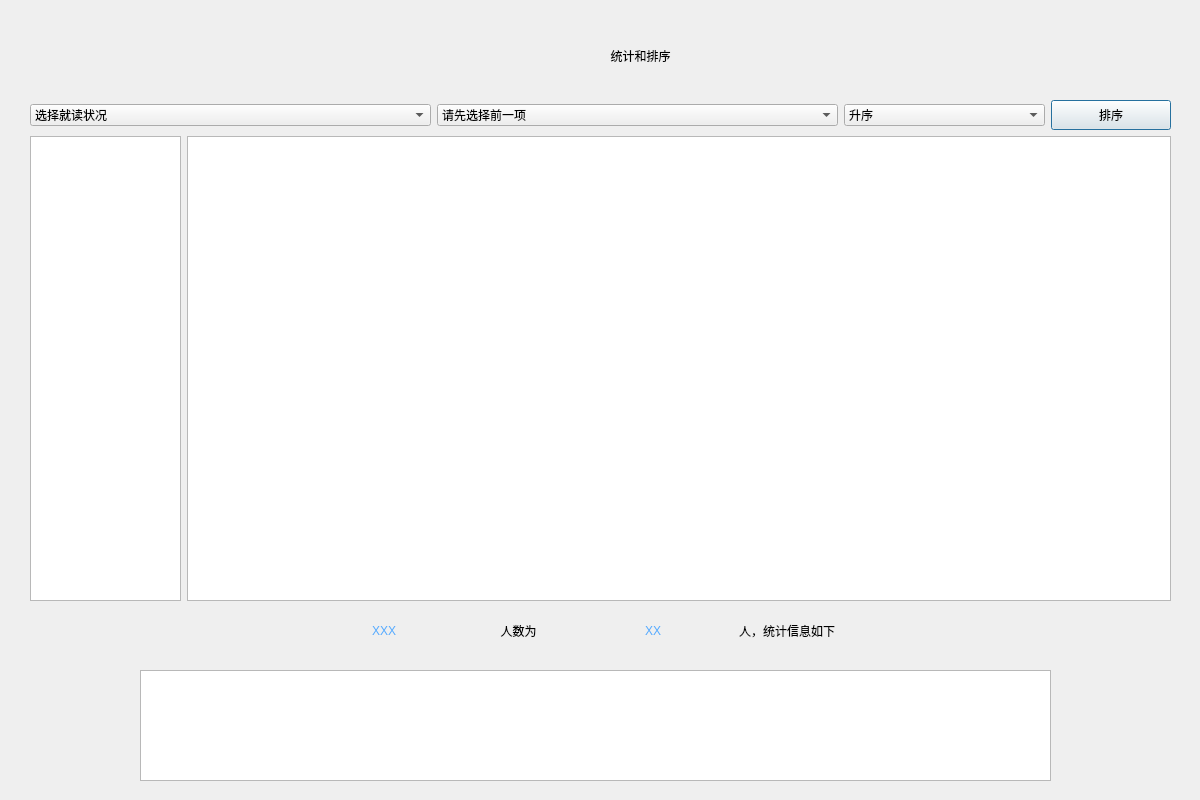
<?xml version="1.0" encoding="UTF-8"?>
<ui version="4.0">
 <class>sortstu</class>
 <widget class="QDialog" name="sortstu">
  <property name="geometry">
   <rect>
    <x>0</x>
    <y>0</y>
    <width>1200</width>
    <height>800</height>
   </rect>
  </property>
  <property name="sizePolicy">
   <sizepolicy hsizetype="Fixed" vsizetype="Fixed">
    <horstretch>0</horstretch>
    <verstretch>0</verstretch>
   </sizepolicy>
  </property>
  <property name="windowTitle">
   <string>Dialog</string>
  </property>
  <property name="windowIcon">
   <iconset resource="images.qrc">
    <normaloff>:/images/favicon.ico</normaloff>:/images/favicon.ico</iconset>
  </property>
  <property name="styleSheet">
   <string notr="true">background-image: url(:/images/chunSe.gif);</string>
  </property>
  <widget class="QLabel" name="label">
   <property name="geometry">
    <rect>
     <x>520</x>
     <y>30</y>
     <width>241</width>
     <height>51</height>
    </rect>
   </property>
   <property name="styleSheet">
    <string notr="true">font: 24pt &quot;黑体&quot;;</string>
   </property>
   <property name="text">
    <string>统计和排序</string>
   </property>
   <property name="alignment">
    <set>Qt::AlignCenter</set>
   </property>
  </widget>
  <widget class="QWidget" name="widget" native="true">
   <property name="geometry">
    <rect>
     <x>410</x>
     <y>0</y>
     <width>91</width>
     <height>91</height>
    </rect>
   </property>
   <property name="styleSheet">
    <string notr="true">background-image: url(:/images/kekeSort1.gif);</string>
   </property>
  </widget>
  <widget class="QWidget" name="layoutWidget">
   <property name="geometry">
    <rect>
     <x>30</x>
     <y>100</y>
     <width>1141</width>
     <height>501</height>
    </rect>
   </property>
   <layout class="QVBoxLayout" name="verticalLayout">
    <item>
     <layout class="QHBoxLayout" name="horizontalLayout_2" stretch="2,2,1,1">
      <item>
       <widget class="QComboBox" name="sortwhat">
        <item>
         <property name="text">
          <string>选择就读状况</string>
         </property>
        </item>
        <item>
         <property name="text">
          <string>小学生</string>
         </property>
        </item>
        <item>
         <property name="text">
          <string>中学生</string>
         </property>
        </item>
        <item>
         <property name="text">
          <string>大学生</string>
         </property>
        </item>
       </widget>
      </item>
      <item>
       <widget class="QComboBox" name="sortway">
        <item>
         <property name="text">
          <string>请先选择前一项</string>
         </property>
        </item>
       </widget>
      </item>
      <item>
       <widget class="QComboBox" name="sortflag">
        <item>
         <property name="text">
          <string>升序</string>
         </property>
        </item>
        <item>
         <property name="text">
          <string>降序</string>
         </property>
        </item>
       </widget>
      </item>
      <item>
       <widget class="QPushButton" name="sortbtn">
        <property name="sizePolicy">
         <sizepolicy hsizetype="Preferred" vsizetype="Preferred">
          <horstretch>0</horstretch>
          <verstretch>0</verstretch>
         </sizepolicy>
        </property>
        <property name="minimumSize">
         <size>
          <width>120</width>
          <height>30</height>
         </size>
        </property>
        <property name="maximumSize">
         <size>
          <width>120</width>
          <height>30</height>
         </size>
        </property>
        <property name="text">
         <string>排序</string>
        </property>
       </widget>
      </item>
     </layout>
    </item>
    <item>
     <layout class="QHBoxLayout" name="horizontalLayout" stretch="2,13">
      <item>
       <widget class="QTableView" name="tableView3"/>
      </item>
      <item>
       <widget class="QTableView" name="tableView"/>
      </item>
     </layout>
    </item>
   </layout>
  </widget>
  <widget class="QWidget" name="layoutWidget_2">
   <property name="geometry">
    <rect>
     <x>320</x>
     <y>610</y>
     <width>531</width>
     <height>41</height>
    </rect>
   </property>
   <layout class="QVBoxLayout" name="verticalLayout_3" stretch="2">
    <item>
     <layout class="QHBoxLayout" name="horizontalLayout_4" stretch="1,1,1,1">
      <item>
       <widget class="QLabel" name="sumShow1">
        <property name="styleSheet">
         <string notr="true">font: 16pt &quot;黑体&quot;;
color: rgb(85, 170, 255);</string>
        </property>
        <property name="text">
         <string>XXX</string>
        </property>
        <property name="alignment">
         <set>Qt::AlignCenter</set>
        </property>
       </widget>
      </item>
      <item>
       <widget class="QLabel" name="label_3">
        <property name="styleSheet">
         <string notr="true">font: 16pt &quot;黑体&quot;;</string>
        </property>
        <property name="text">
         <string>人数为</string>
        </property>
        <property name="alignment">
         <set>Qt::AlignCenter</set>
        </property>
       </widget>
      </item>
      <item>
       <widget class="QLabel" name="sumShow2">
        <property name="styleSheet">
         <string notr="true">font: 16pt &quot;黑体&quot;;
color: rgb(85, 170, 255);</string>
        </property>
        <property name="text">
         <string>XX</string>
        </property>
        <property name="alignment">
         <set>Qt::AlignCenter</set>
        </property>
       </widget>
      </item>
      <item>
       <widget class="QLabel" name="label_5">
        <property name="styleSheet">
         <string notr="true">font: 16pt &quot;黑体&quot;;</string>
        </property>
        <property name="text">
         <string>人，统计信息如下</string>
        </property>
        <property name="alignment">
         <set>Qt::AlignCenter</set>
        </property>
       </widget>
      </item>
     </layout>
    </item>
   </layout>
  </widget>
  <widget class="QTableView" name="tableView2">
   <property name="geometry">
    <rect>
     <x>140</x>
     <y>670</y>
     <width>911</width>
     <height>111</height>
    </rect>
   </property>
  </widget>
  <zorder>layoutWidget</zorder>
  <zorder>widget</zorder>
  <zorder>label</zorder>
  <zorder>layoutWidget_2</zorder>
  <zorder>tableView2</zorder>
 </widget>
 <tabstops>
  <tabstop>sortbtn</tabstop>
  <tabstop>sortwhat</tabstop>
  <tabstop>sortway</tabstop>
 </tabstops>
 <resources>
  <include location="images.qrc"/>
 </resources>
 <connections/>
</ui>
